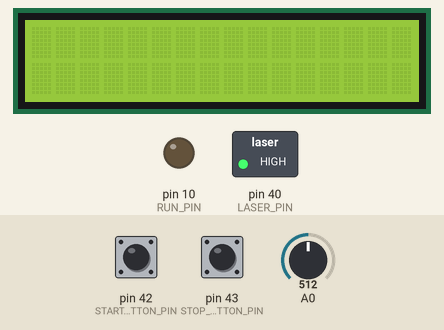
Simulated run of this sketch. Board: Arduino Mega 2560, built with avr-gcc and run on an emulated ATmega2560. Shown: 16×2 character LCD, switched loads named in the sketch (green lamp = pin HIGH), output pins drawn as LEDs (lit = HIGH). The inputs (shaded band) are chosen by the test bench; at power-on: pin 42 (START_BUTTON_PIN) LOW, A0 = 512, pin 43 (STOP_BUTTON_PIN) LOW. The local clock reads 2024-03-15 10:24:30 at power-on unless the sketch sets it; storage starts empty; what the sketch prints to the serial monitor is not drawn.

Above: at 1.4 s.
1.5 s: pin 42 (START_BUTTON_PIN) pulled HIGH for 0.15 s
At 2.5 s:
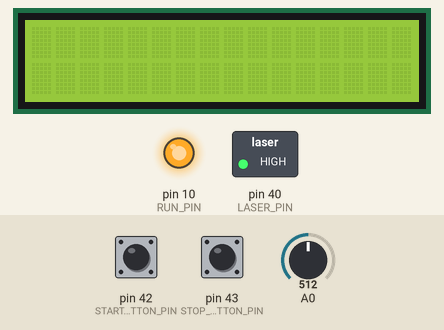
3.1 s: A0 set to 538
At 4.3 s:
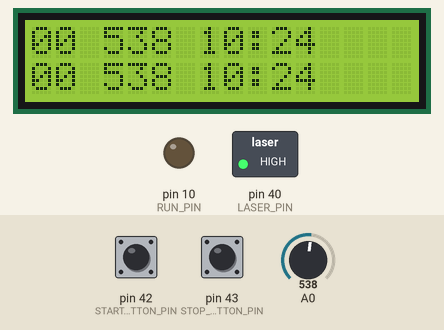
4.6 s: A0 set to 716
At 5.7 s:
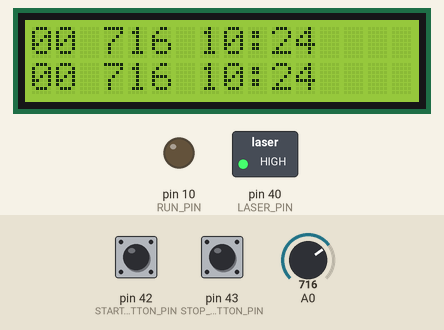
6.1 s: A0 set to 900
At 6.8 s:
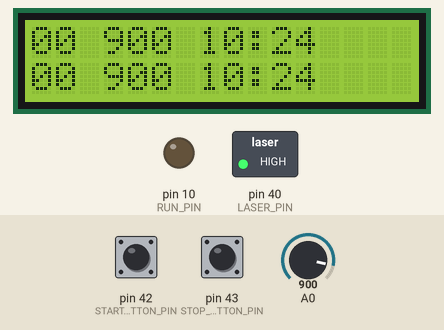
Timing chart, 0 to 8.6 s (numbered marks = the images above; inputs shaded):
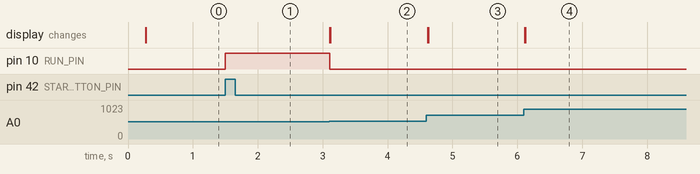

The sketch:

photodiode_x10.ino
```cpp
#define DEBUG

#define NB_DETECT  1
#define SETUP_ROUND 100
#define DETECT_ROUND 10
#define CHIP_SELECT 53    // pin where the CS of the SD card module is connected
#define LASER_PIN 40       // pin controlling the lasers alimentation
#define RUN_PIN 10         // pin controlling the motor
#define START_BUTTON_PIN 42
#define STOP_BUTTON_PIN 43
#define LOGFILE "logs.txt"

#include <SPI.h>
#include <SD.h>
#include <Wire.h>
#include <RTClib.h>
#include <Time.h>
#include <LiquidCrystal.h>


/*
 * led: digital output pin used to signal if the detector tripped
 * photo: analog input to read on to determine if the detector tripped
 * base_av: base value expected to be read on photo
 * last_read: last value read on photo
 * sum: sum of the DETECT_ROUND values, averaged to test if the detector tripped
 */
typedef struct s_detector
{
  byte photo;
  int base_av;
  int last_read;
  long sum;
} t_detector;

// take note that the pins 50 to 52 are reserved for SPI communication with the SD card module, and must not be used here
t_detector detects[NB_DETECT] =
{
  {0, 0, 0, 0},
/*  {1, 0, 0, 0},
  {2, 0, 0, 0},
  {3, 0, 0, 0},
  {4, 0, 0, 0},
  {5, 0, 0, 0},
  {6, 0, 0, 0},
  {7, 0, 0, 0},
  {8, 0, 0, 0},
  {9, 0, 0, 0} */
};

File logfile;
LiquidCrystal lcd(12, 11, 5, 4, 3, 2);
RTC_DS1307 RTC;
bool run = false;

void setup() {
  long  sum;

  // Serial only used while debugging
  #ifdef DEBUG
    Serial.begin(9600);
  #endif

  pinMode(STOP_BUTTON_PIN, INPUT);
  pinMode(START_BUTTON_PIN, INPUT);
  // the motor should not start until the start button is pressed
  pinMode(RUN_PIN, OUTPUT);
  digitalWrite(RUN_PIN, LOW);
  // Switch the lasers ON
  pinMode(LASER_PIN, OUTPUT);
  digitalWrite(LASER_PIN, HIGH);
  delay(100); // ensure the relay has time to switch ON before reading values from photodiodes

  /*
  * get the average value which will be used as the base value for each photodiode
  */
  for (int i = 0; i < NB_DETECT; ++i)
  {

    sum = 0;
    for (int j = 0; j < SETUP_ROUND; ++j)
    {
      detects[i].last_read = analogRead(detects[i].photo);
      sum += detects[i].last_read;
    }
    detects[i].base_av = sum / SETUP_ROUND;
    #ifdef DEBUG
      Serial.print("detector number ");
      Serial.print(i);
      Serial.print(": ");
      display_detect_info(detects + i);
    #endif
  }
  init_log();
  init_clock();
  lcd.begin(16, 2);
}

/*
* initialize the SD card where the logs will be stored
* open LOGFILE with write access
*/
void init_log()
{
  #ifdef DEBUG
    Serial.println("Initializing SD card");
  #endif
  if (!SD.begin(CHIP_SELECT))
  {
    #ifdef DEBUG
      Serial.println("failed SD initialization");
    #endif
  }
  #ifdef DEBUG
    Serial.println("SD initialization OK");
    Serial.print("Opening logfile \"");
    Serial.print(LOGFILE);
    Serial.println("\"");
  #endif
  if (!(logfile = SD.open(LOGFILE, FILE_WRITE)))
  {
    #ifdef DEBUG
      Serial.println("failed to open logfile");
    #endif
  }
  #ifdef DEBUG
    Serial.println("logfile ready");
  #endif
}

void init_clock()
{
  Wire.begin();
  RTC.begin();
  if (!RTC.isrunning())
  {
    #ifdef DEBUG
      Serial.println("clock not running");
    #endif
    RTC.adjust(DateTime(__DATE__, __TIME__));
  }
  #ifdef DEBUG
    Serial.print("Clock starting time: ");
    Serial.println(RTC.now().unixtime());
  #endif
}

DateTime t;

void loop() {
  int error_count = 0;

  if (digitalRead(STOP_BUTTON_PIN) == HIGH && run == true)
  {
    digitalWrite(RUN_PIN, LOW);
    run = false;
    #ifdef DEBUG
      Serial.println("Stopped");
    #endif
  }
  for (int i = 0; i < NB_DETECT; ++i)
    detects[i].sum = 0;
  for (int i = 0; i < DETECT_ROUND; ++i)
  {
    for (int j = 0; j < NB_DETECT; ++j)
    {
      detects[j].last_read = analogRead(detects[j].photo);
      detects[j].sum += detects[j].last_read;
    }
  }
  for (int i = 0; i < NB_DETECT; ++i)
  {
    #ifdef DEBUG
//      Serial.print("\t");
//      Serial.print(detects[i].sum / DETECT_ROUND);
    #endif
    if (detects[i].sum / DETECT_ROUND > detects[i].base_av + 10 )
    {
      t = RTC.now();
      log_error(i, detects[i].sum / DETECT_ROUND);
      display_error(i, detects[i].sum / DETECT_ROUND);
      digitalWrite(RUN_PIN, LOW);
      run = false;
      ++error_count;
      Serial.println("Stopped 2");
    }
  }
//  Serial.print("\t");
//  Serial.print(error_count);
  #ifdef DEBUG
//    Serial.println("");
  #endif
  if (run == false && error_count == 0 && digitalRead(START_BUTTON_PIN) == HIGH)
//    && digitalRead(STOP_BUTTON_PIN) == LOW)
  {
    #ifdef DEBUG
      Serial.println("Starting motor");
    #endif
    run = true;
    digitalWrite(RUN_PIN, HIGH);
  }
}

void display_error(int id, int av)
{
  static int line;

  String error = "";

  error += String(id / 10);
  error += String(id % 10);
  error += " ";
  error += String(av);
  error += " ";
  error += t.hour();
  error += ":";
  error += t.minute();
  lcd_print_line(error);
}

void lcd_print_line(String str)
{
  static int line;

  lcd.setCursor(0, line);
  lcd.print(str);
  line = (line ? 0 : 1);
}

void log_error(int id, int av)
{
  String error = "";

  error += "Id: ";
  error += String(id);
  error += "\tav: ";
  error += String(av);
  error += "\t";
  error += String(t.unixtime());
  send_log(error);
}

void send_log(String error)
{
  if (!logfile)
    init_log();
  if (!logfile)
    lcd_print_line("Check SD card");
  else
    logfile.println(error);
}

void display_detect_info(struct s_detector *det)
{
  Serial.print("photo=");
  Serial.print(det->photo);
  Serial.print(" | base_av=");
  Serial.println(det->base_av);
}
```

Measured:
- the behaviour switches between 522 and 523 on A0 (found by bisection; images 1 and 2)
- after the input at 1.5 s, pin 10 (RUN_PIN): LOW → HIGH at once
- after the input at 3.1 s, pin 10 (RUN_PIN): HIGH → LOW at once; the display: first changes at once (image 2 shows a later state)
- after the input at 4.6 s, the display: first changes at once (image 3 shows a later state)
- after the input at 6.1 s, the display: first changes at once (image 4 shows a later state)
